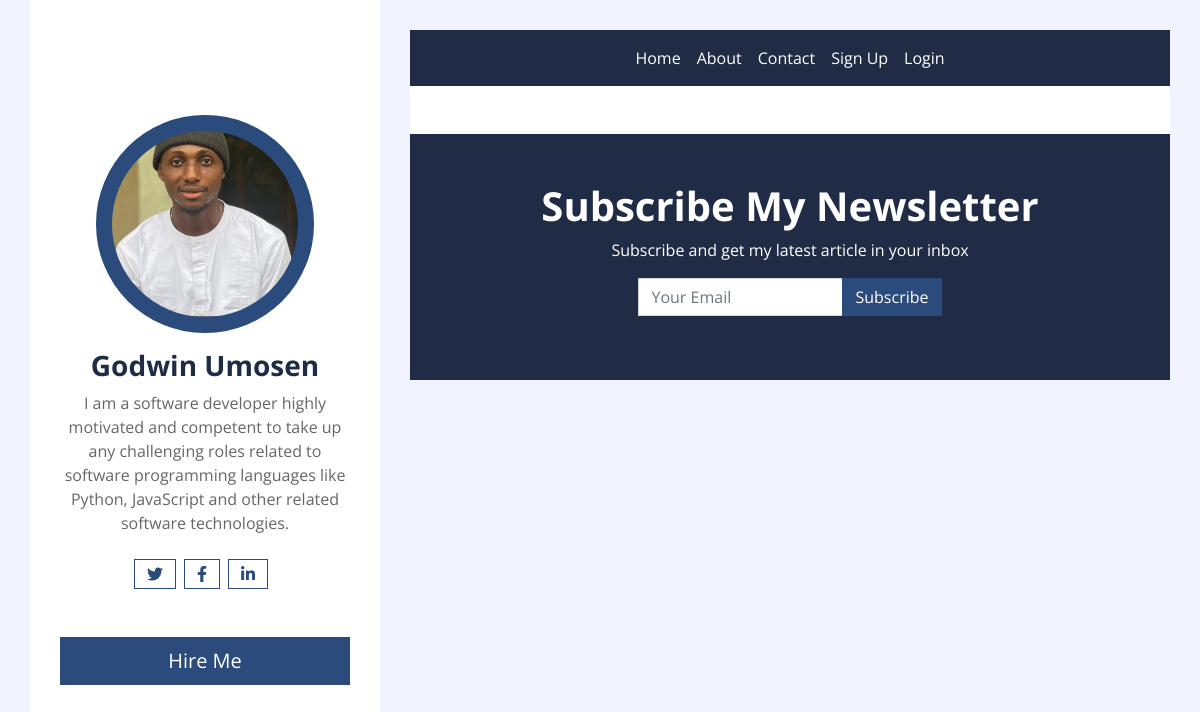
The app's page /, older data.
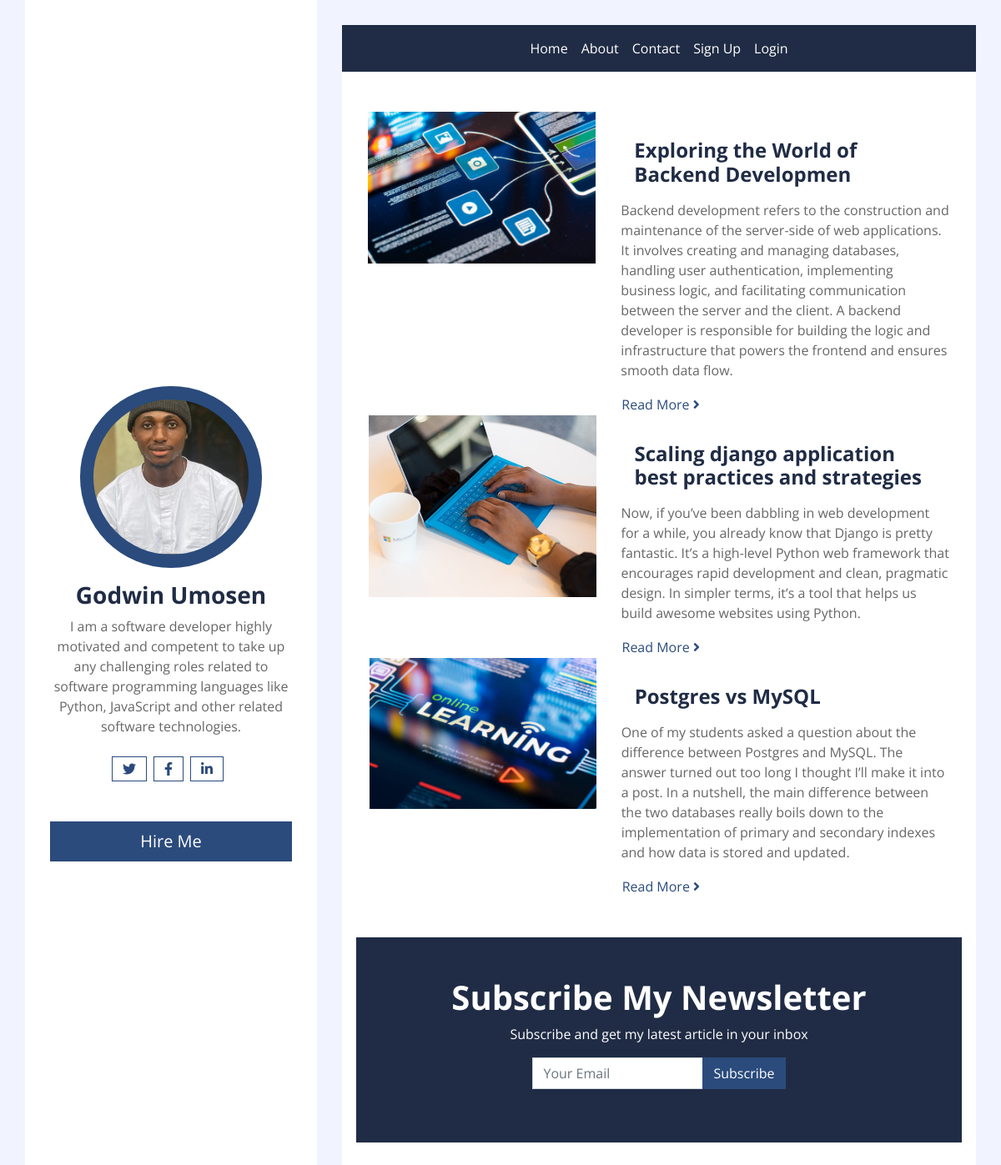
The same page, newer data.
### blog/models.py (models this page shows, shortened)
class BlogMode  (models.Model):
    title = models.CharField(max_length=250)
    content = models.TextField()
    img = models.ImageField(upload_to='images/')
    user = models.ForeignKey(User, on_delete=models.CASCADE)
    pub_date = models.DateTimeField(auto_now_add=True)

### blog/views.py (the view)
# urls.py: path('', views.index, name='index'),
def index(request):
    blogs = BlogMode.objects.all()
    context ={
        'blogs':blogs
    }
    return render(request,'index.html',context)

### blog/templates/index.html
{% extends 'base.html' %}
{% load static %}
       {% block content%}
                <div class="container bg-white pt-5">
                    {% for blog in blogs%}
                    <div class="row blog-item px-3 pb-5">
                        <div class="col-md-5">
                            <img class="img-fluid mb-4 mb-md-0" src="{{ blog.img.url }}" alt="Image">
                        </div>
                        <div class="col-md-7">
                            <h4 class="mt-md-4 px-md-3 mb-2 py-2 bg-white font-weight-bold">{{ blog.title }}</h4>
                            <p>{{ blog.content }}</p>
                            <a class="btn btn-link p-0" href="">Read More <i class="fa fa-angle-right"></i></a>
                        </div>
                         {% endfor %}
                    </div>
                {% endblock %}

### blog/templates/base.html (shortened to what this page needs)
<html lang="en">
    <head>
        {% load static %}
        <link href="{% static 'css/style.css' %}" rel="stylesheet">
        <link href="https://cdnjs.cloudflare.com/ajax/libs/font-awesome/5.10.0/css/all.min.css " rel="stylesheet">
    </head>
    <body>
        <div class="wrapper">
            <div class="sidebar">
                <div class="sidebar-text d-flex flex-column h-100 justify-content-center text-center">
                    <img class="mx-auto d-block w-75 bg-primary img-fluid rounded-circle mb-3 p-3" src="{% static 'img/senwin.jpg' %}" alt="Image">
                    <h3 class="font-weight-bold">Godwin Umosen</h3>
                    <p class="mb-4">
                        I am a software developer highly motivated and competent to take up any challenging roles related to software
                        programming languages like Python, JavaScript and other related software technologies.
                    </p>
                    <div class="d-flex justify-content-center mb-5">
                        <a class="btn btn-outline-primary mr-2" href="https://twitter.com/senwin_code?t=TPccCkT13K0OOXuRcxvAlg&s=09"><i class="fab fa-twitter"></i></a>
                        <a class="btn btn-outline-primary mr-2" href="https://www.facebook.com/profile.php?id=100082160673596&mibextid=ZbWKwL"><i class="fab fa-facebook-f"></i></a>
                        <a class="btn btn-outline-primary mr-2" href="https://www.linkedin.com/in/godwin-umosen568"><i class="fab fa-linkedin-in"></i></a>
                    </div>
                    <a href="https://wa.me/2347016087680?text=Hi Godwin" class="btn btn-lg btn-block btn-primary">Hire Me</a>
                </div>
            </div>
        <div class="content">
                <div class="container p-0">
                    <nav class="navbar navbar-expand-lg bg-secondary navbar-dark">
                        <div class="collapse navbar-collapse justify-content-between" id="navbarCollapse">
                            <div class="navbar-nav m-auto">
                                <a href="{% url 'index'%}" class="nav-item nav-link active">Home</a>
                                <a href="about.html" class="nav-item nav-link active">About</a>
                                <a href="contact.html" class="nav-item nav-link active">Contact</a>
                                <a href="{% url 'register'%}" class="nav-item nav-link active">Sign Up</a>
                                <a href="{% url 'new_user_login'%}" class="nav-item nav-link active">Login</a>
                            </div>
                        </div>
                    </nav>
                </div>
{% block content %}
{% endblock %}
  <div class="container py-5 px-4 bg-secondary text-center">
    <h1 class="text-white font-weight-bold">Subscribe My Newsletter</h1>
    <p class="text-white">Subscribe and get my latest article in your inbox</p>
    <form class="form-inline justify-content-center">
        <div class="input-group">
            <input type="text" class="form-control" placeholder="Your Email">
            <div class="input-group-append">
              <button href="" class="btn btn-primary" type="submit">Subscribe</button>
            </div>
          </div>
    </form>
</div>
</body>
</html>

Row changes from the older to the newer data that the page shows:
added BlogMode: img (picture), title "Exploring the World of Backend Developmen", content "Backend development refers to the construction and maintenance of the server-side of web applications. It involves creating and managing databases, handling user authentication, implementing business logic, and facilitating communication between the server and the client. A backend developer is responsible for building the logic and infrastructure that powers the frontend and ensures smooth data flow."
added BlogMode: img (picture), title "Scaling django application best practices and strategies", content "Now, if you’ve been dabbling in web development for a while, you already know that Django is pretty fantastic. It’s a high-level Python web framework that encourages rapid development and clean, pragmatic design. In simpler terms, it’s a tool that helps us build awesome websites using Python."
added BlogMode: img (picture), title "Postgres vs MySQL", content "One of my students asked a question about the difference between Postgres and MySQL. The answer turned out too long I thought I’ll make it into a post. In a nutshell, the main difference between the two databases really boils down to the implementation of primary and secondary indexes and how data is stored and updated."
